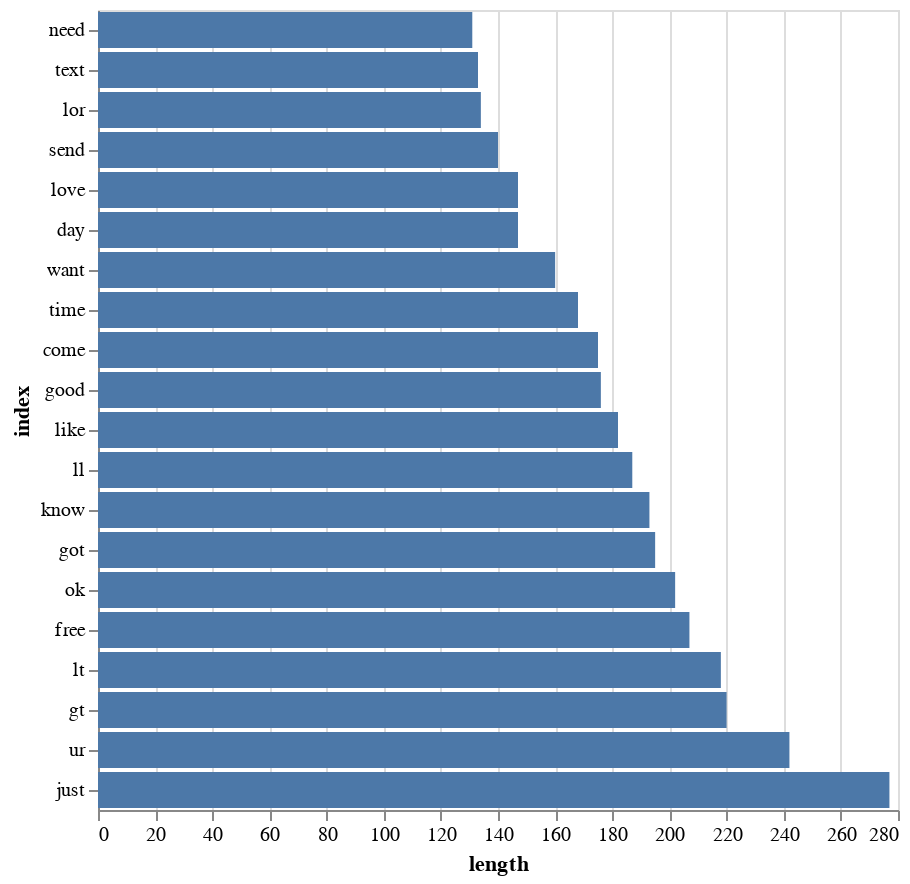

The cell this chart's notebook holds for it:
### Code cell
visualize_sms = bow_sms.T
visualize_sms['length'] = visualize_sms.sum(axis=1)
visualize_sms = pd.DataFrame(visualize_sms.loc[:, 'length']).reset_index()
visualize_sms = visualize_sms.sort_values(['length'], ascending=False)

import altair as alt
alt.Chart(visualize_sms.iloc[0:20,:]).mark_bar().encode(
y=alt.Y('index', sort='x'),
x='length')

### Figure 1 — Vega-Lite specification as saved in the notebook (floating-point values rounded to 4 significant figures)
{"config": {"view": {"continuousWidth": 400, "continuousHeight": 300}}, "data": {"name": "data-9e0ea358c45051d43e493ac0c66bf51f"}, "mark": "bar", "encoding": {"x": {"field": "length", "type": "quantitative"}, "y": {"field": "index", "sort": "x", "type": "nominal"}}, "$schema": "https://vega.github.io/schema/vega-lite/v4.17.0.json", "datasets": {"data-9e0ea358c45051d43e493ac0c66bf51f": [{"index": "just", "length": 277}, {"index": "ur", "length": 242}, {"index": "gt", "length": 220}, {"index": "lt", "length": 218}, {"index": "free", "length": 207}, {"index": "ok", "length": 202}, {"index": "got", "length": 195}, {"index": "know", "length": 193}, {"index": "ll", "length": 187}, {"index": "like", "length": 182}, {"index": "good", "length": 176}, {"index": "come", "length": 175}, {"index": "time", "length": 168}, {"index": "want", "length": 160}, {"index": "love", "length": 147}, {"index": "day", "length": 147}, {"index": "send", "length": 140}, {"index": "lor", "length": 134}, {"index": "text", "length": 133}, {"index": "need", "length": 131}]}}
